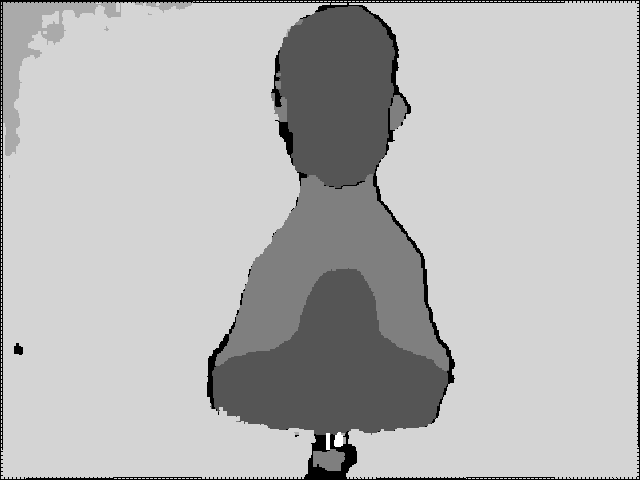
#> input picture demo/5.png, 640 x 480 px
$ python cai2.py
#> lines starting #> are read from the running program, lines starting #| are printed output that depends on the picture
#!/usr/bin/env python
# -*- coding: utf-8 -*-
# @Time    : 2023/5/25 19:06
# @Author  : nqp
# @File    : cai2.py
# @Description :

import os
import cv2

##  img[y0:y1,x0:x1]  x0,y0为裁剪区域左上坐标；x1,y1为裁剪区域右下坐标

img = cv2.imread("5.png")
#> img is the input picture: shape (480, 640, 3); min 0, max 6, mean 4.31
print("{},{}".format(img.shape[0],img.shape[1]))
#| 480,640
# [14 lines of commented-out code are left out]
img = img[:480, 40:] #裁左
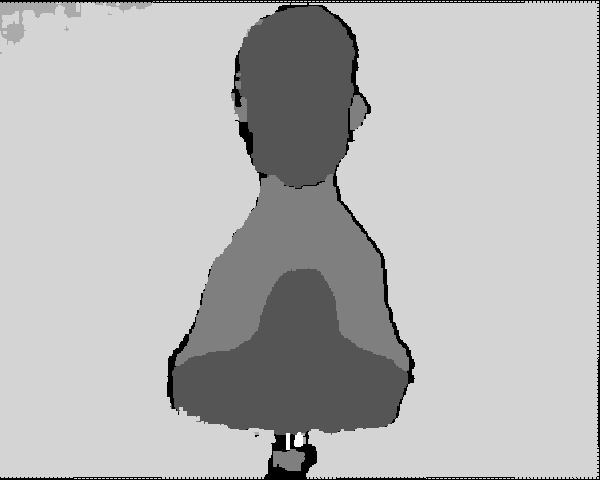
#> img: shape (480, 600, 3); min 0, max 6, mean 4.3; drawn with min black and max white
# img = img[20:-20]

# he = int(img.shape[0] * 0.085)
# # ve = int(img.shape[1] * 0.1)
# img = img[he:-he]
cv2.imwrite("7.png",img)

$ run again, with demo/306.jpg saved as demo/5.png
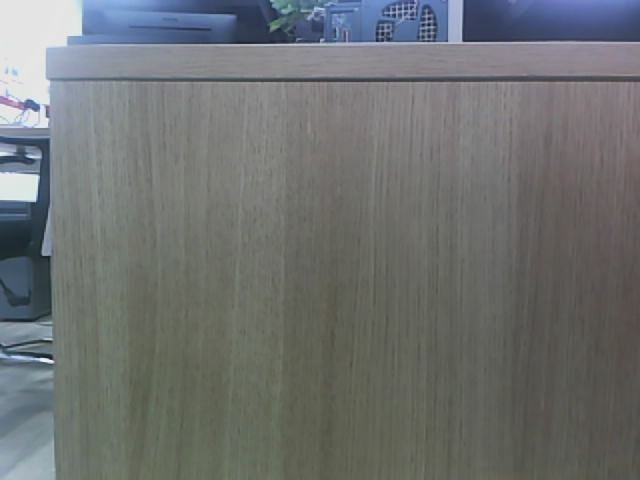
#> input picture demo/306.jpg, 640 x 480 px
#> img is the input picture: shape (480, 640, 3); mean B, G, R 112.8, 113.2, 109.9
#| 480,640
#> `img = img[:480, 40:]`:
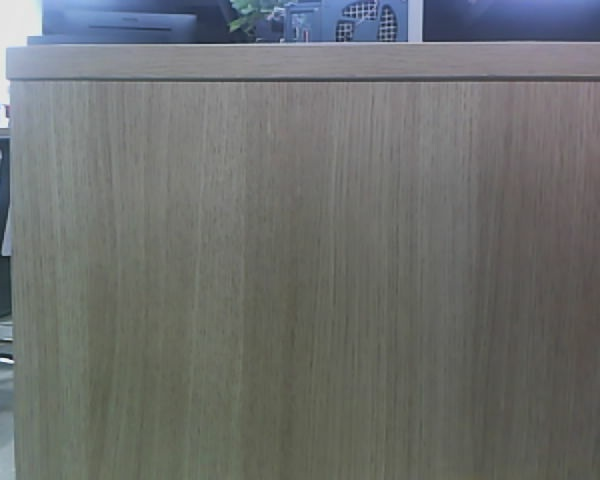
#> img: shape (480, 600, 3); mean B, G, R 110, 111.1, 108.4

$ run again, with demo/6.jpg saved as demo/5.png
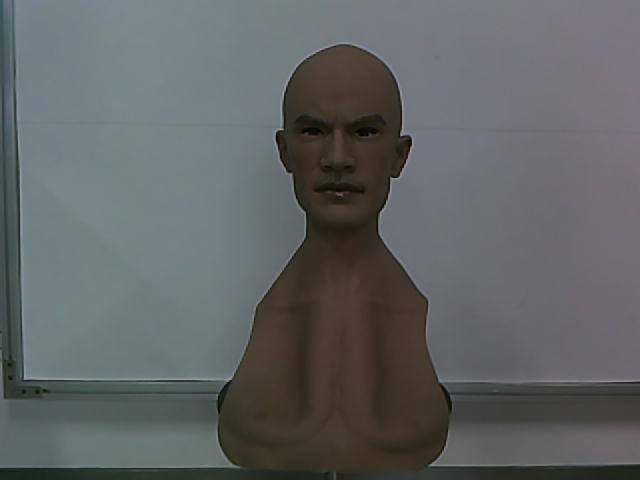
#> input picture demo/6.jpg, 640 x 480 px
#> img is the input picture: shape (480, 640, 3); mean B, G, R 101.2, 99.8, 96.6
#| 480,640
#> `img = img[:480, 40:]`:
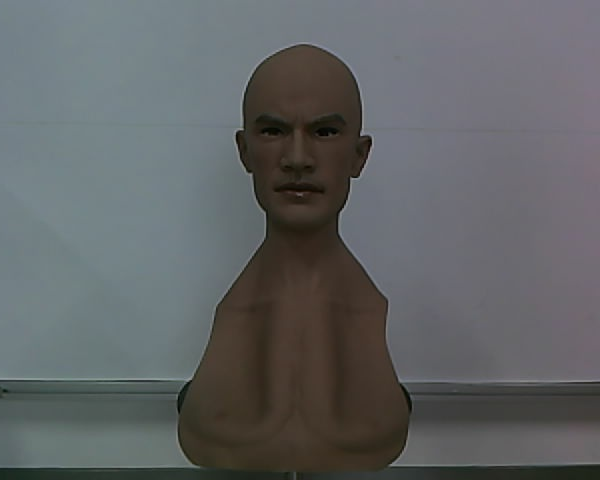
#> img: shape (480, 600, 3); mean B, G, R 101, 99.6, 97.1
